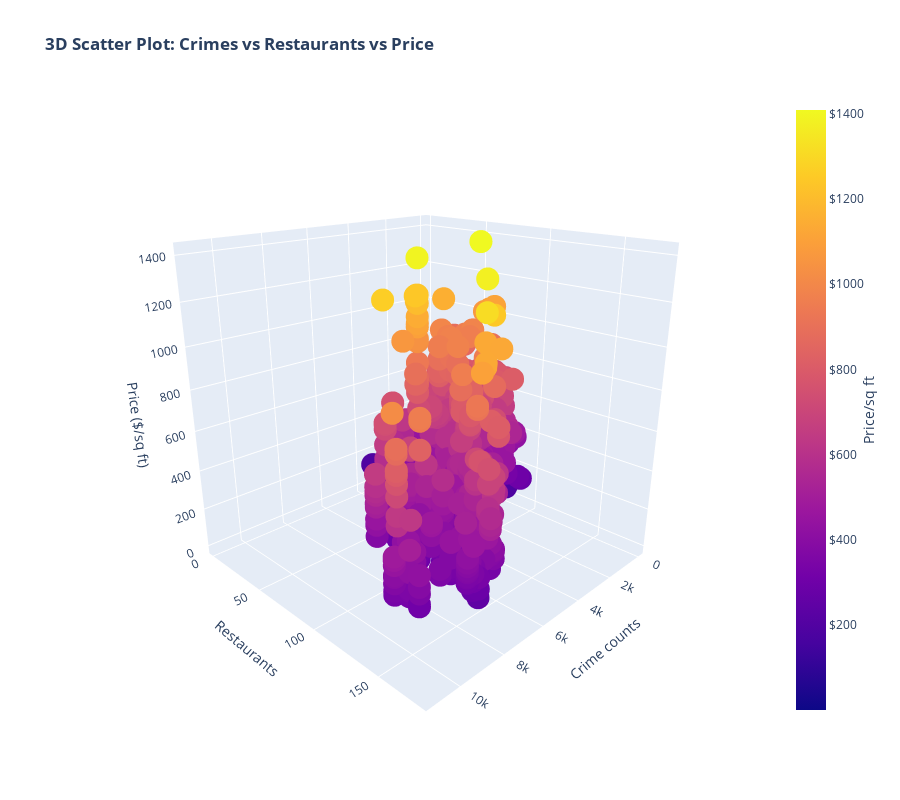

Notebook source saved alongside this figure:
### Markdown cell above
### Raw 3d scatter plot

### Code cell
fig = px.scatter_3d(
    house_df, 
    x='num_crimes',
    y='num_restaurants',
    z='price_per_sq_ft', 
    color='price_per_sq_ft',
    title='<b>3D Scatter Plot: Crimes vs Restaurants vs Price</b>',
    labels={
        'Crimes': 'Crime Reports',
        'Restaurants': 'Restaurants',
        'Price_per_sq_ft': 'Price ($/sq ft)'
    },
    height=800
)

# Customize the plot
fig.update_layout(
    scene=dict(
        xaxis_title='Crime counts',
        yaxis_title='Restaurants',
        zaxis_title='Price ($/sq ft)',
        camera=dict(
            eye=dict(x=1.5, y=1.5, z=0.8)
        )
    ),
    coloraxis_colorbar=dict(
        title='Price/sq ft',
        title_side='right',
        tickprefix='$'
    )
)

# Add hover information
fig.update_traces(
    hovertemplate=(
        "<b>Crimes:</b> %{x}<br>"
        "<b>Restaurants:</b> %{y}<br>"
        "<b>Price:</b> $%{z:.2f}"
    )
)

# Show the plot
fig.show()

### Figure 1 — Plotly figure (JSON) as saved in the notebook; plotly's stock layout.template omitted (floating-point values rounded to 4 significant figures; data arrays with more than 128 entries replaced by an {"elided": "..."} marker saying what was removed)
{"data": [{"hovertemplate": "<b>Crimes:</b> %{x}<br><b>Restaurants:</b> %{y}<br><b>Price:</b> $%{z:.2f}", "legendgroup": "", "marker": {"color": {"elided": "4016 float values"}, "coloraxis": "coloraxis", "symbol": "circle"}, "mode": "markers", "name": "", "scene": "scene", "showlegend": false, "type": "scatter3d", "x": {"elided": "4016 float values"}, "y": {"elided": "4016 float values"}, "z": {"elided": "4016 float values"}}], "layout": {"coloraxis": {"colorbar": {"tickprefix": "$", "title": {"side": "right", "text": "Price/sq ft"}}, "colorscale": [[0, "#0d0887"], [0.1111, "#46039f"], [0.2222, "#7201a8"], [0.3333, "#9c179e"], [0.4444, "#bd3786"], [0.5556, "#d8576b"], [0.6667, "#ed7953"], [0.7778, "#fb9f3a"], [0.8889, "#fdca26"], [1, "#f0f921"]]}, "height": 800, "legend": {"tracegroupgap": 0}, "scene": {"camera": {"eye": {"x": 1.5, "y": 1.5, "z": 0.8}}, "domain": {"x": [0, 1], "y": [0, 1]}, "xaxis": {"title": {"text": "Crime counts"}}, "yaxis": {"title": {"text": "Restaurants"}}, "zaxis": {"title": {"text": "Price ($/sq ft)"}}}, "title": {"text": "<b>3D Scatter Plot: Crimes vs Restaurants vs Price</b>"}}}
